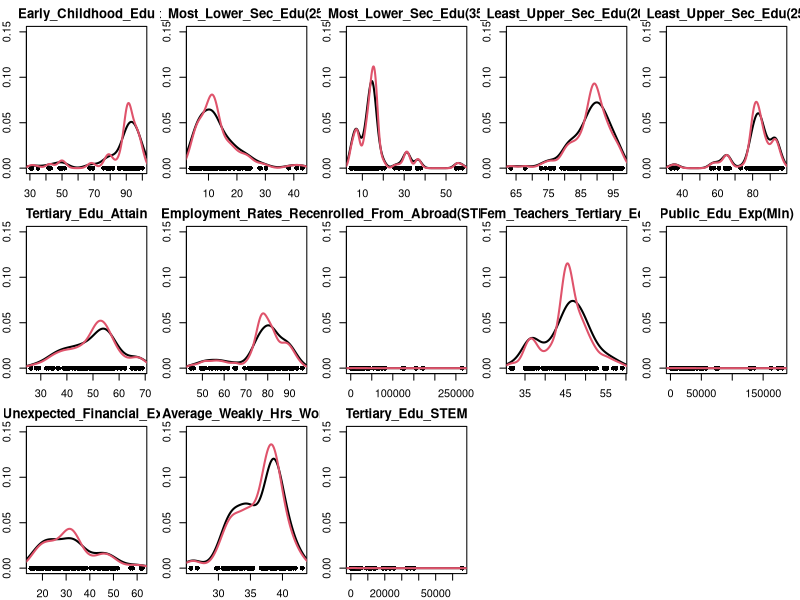
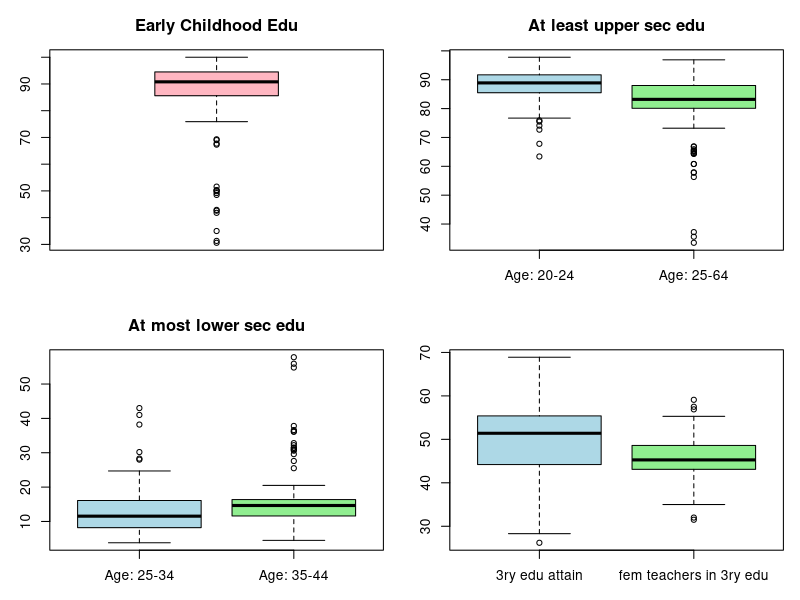
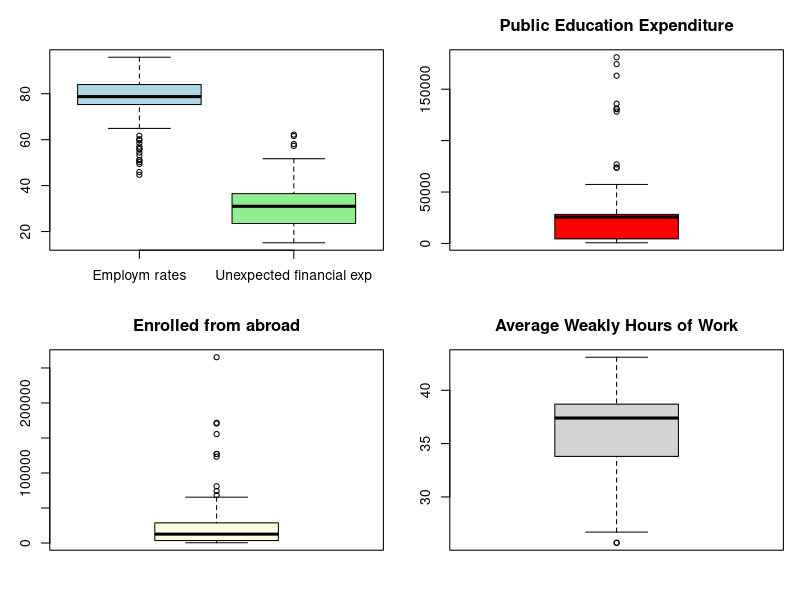
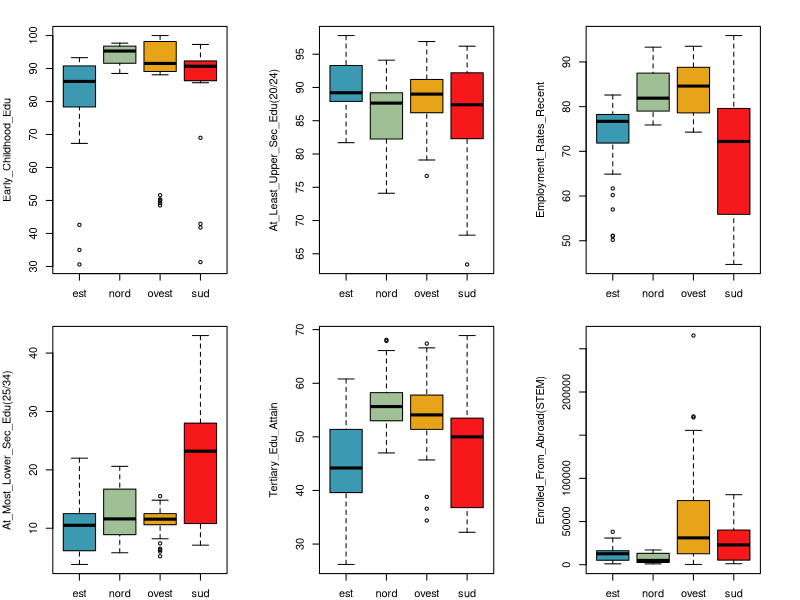
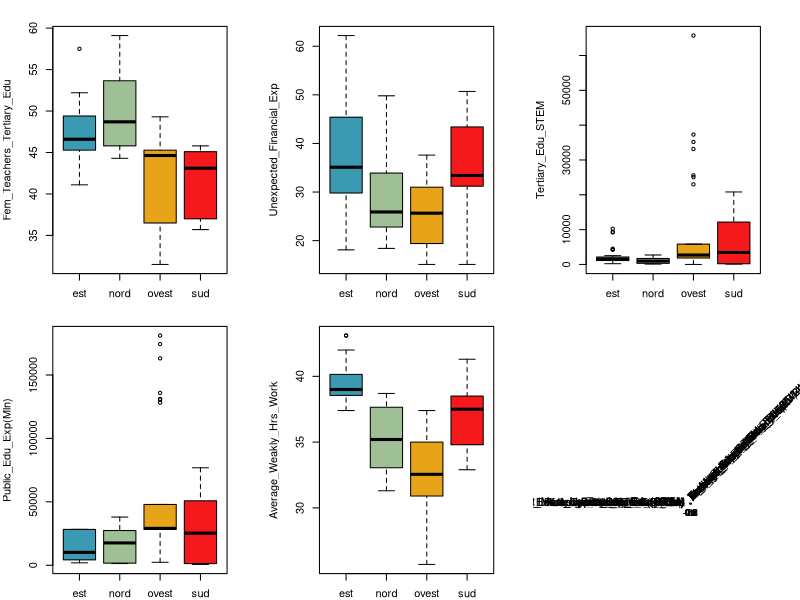
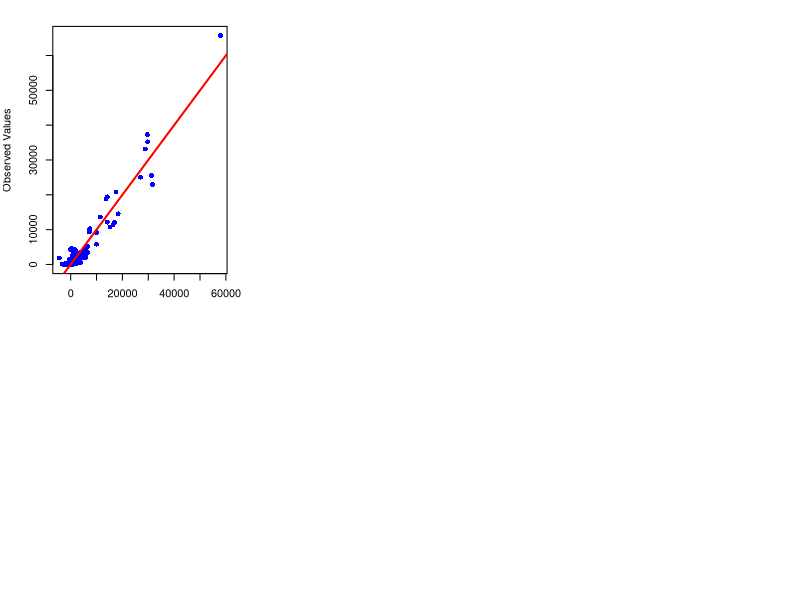

Reproduce these figures in R, in order.
## ---- chunk 1
knitr::opts_chunk$set(echo = TRUE)
## ---- chunk 2
library(readxl)
women = read_excel("DATASET_Women_In_STEM.xlsx")
summary(women)

n = nrow(women)
## ---- chunk 3
library(mice)
md.pattern(women, plot = FALSE)
## ---- chunk 4
women_imp_mean = women

#imputation of the mean or the median
women_imp_mean$Early_Childhood_Edu[is.na(women$Early_Childhood_Edu)] =  median(women_imp_mean$Early_Childhood_Edu, na.rm = TRUE)

women_imp_mean$`At_Most_Lower_Sec_Edu(25/34)`[is.na(women$`At_Most_Lower_Sec_Edu(25/34)`)] = median(women_imp_mean$`At_Most_Lower_Sec_Edu(25/34)`, na.rm = TRUE)

women_imp_mean$`At_Most_Lower_Sec_Edu(35/44)`[is.na(women$`At_Most_Lower_Sec_Edu(35/44)`)] = mean(women_imp_mean$`At_Most_Lower_Sec_Edu(35/44)`, na.rm = TRUE)

women_imp_mean$`At_Least_Upper_Sec_Edu(20/24)`[is.na(women$`At_Least_Upper_Sec_Edu(20/24)`)] = median(women_imp_mean$`At_Least_Upper_Sec_Edu(20/24)`, na.rm = TRUE)

women_imp_mean$`At_Least_Upper_Sec_Edu(25/64)`[is.na(women$`At_Least_Upper_Sec_Edu(25/64)`)] = mean(women_imp_mean$`At_Least_Upper_Sec_Edu(25/64)`, na.rm = TRUE)

women_imp_mean$Tertiary_Edu_Attain[is.na(women$Tertiary_Edu_Attain)] = median(women_imp_mean$Tertiary_Edu_Attain, na.rm = TRUE)

women_imp_mean$Employment_Rates_Recent[is.na(women$Employment_Rates_Recent)] = mean(women_imp_mean$Employment_Rates_Recent, na.rm = TRUE)

women_imp_mean$`Enrolled_From_Abroad(STEM)`[is.na(women$`Enrolled_From_Abroad(STEM)`)] = median(women_imp_mean$`Enrolled_From_Abroad(STEM)`, na.rm = TRUE)

women_imp_mean$Fem_Teachers_Tertiary_Edu[is.na(women$Fem_Teachers_Tertiary_Edu)] = mean(women_imp_mean$Fem_Teachers_Tertiary_Edu, na.rm = TRUE)

women_imp_mean$`Public_Edu_Exp(Mln)`[is.na(women$`Public_Edu_Exp(Mln)`)] = mean(women_imp_mean$`Public_Edu_Exp(Mln)`, na.rm = TRUE)

women_imp_mean$Unexpected_Financial_Exp[is.na(women$Unexpected_Financial_Exp)] = median(women_imp_mean$Unexpected_Financial_Exp, na.rm = TRUE)

women_imp_mean$Average_Weakly_Hrs_Work[is.na(women$Average_Weakly_Hrs_Work)] = median(women_imp_mean$Average_Weakly_Hrs_Work, na.rm = TRUE)

#response variable
women_imp_mean$Tertiary_Edu_STEM[is.na(women$Tertiary_Edu_STEM)] = median(women_imp_mean$Tertiary_Edu_STEM, na.rm = TRUE)

#plot of the incomplete marginal density against the imputed marginal density:
par(mfrow= c(3,5), mar=c(2,2,2,1))  

vars <- c("Early_Childhood_Edu", "At_Most_Lower_Sec_Edu(25/34)", "At_Most_Lower_Sec_Edu(35/44)", 
          "At_Least_Upper_Sec_Edu(20/24)", "At_Least_Upper_Sec_Edu(25/64)", "Tertiary_Edu_Attain", 
          "Employment_Rates_Recent", "Enrolled_From_Abroad(STEM)", "Fem_Teachers_Tertiary_Edu", 
          "Public_Edu_Exp(Mln)", "Unexpected_Financial_Exp", "Average_Weakly_Hrs_Work", "Tertiary_Edu_STEM")

for (var in vars) {
  plot(x = women[[var]], y = rep(0, length(women[[var]])), pch=16, ylim = c(0, 0.15), main=var)
  lines(density(na.omit(women[[var]]))$x, density(na.omit(women[[var]]))$y, lwd = 2, lty = 1)
  lines(density(women_imp_mean[[var]])$x, density(women_imp_mean[[var]])$y, lwd = 2, lty = 1, col=2)
}


## ---- chunk 5
library(stats)

#autocorrelation for each numerical variable
acf_results <- list()

for (col in colnames(women_imp_mean)) {
  if (is.numeric(women_imp_mean[[col]])) { 
    acf_values <- acf(women_imp_mean[[col]], plot = FALSE) 
    acf_results[[col]] <- acf_values$acf 
  }
}

#ACF at lag 1
for (col in names(acf_results)) {
  if(acf_results[[col]][2] > 0.25 || acf_results[[col]][2] < -0.25) {
    cat("ACF(1) for", col, ":", round(acf_results[[col]][2], 4), "\n") 
  }
}


#ACF at lag 2
for (col in names(acf_results)) {
  if(acf_results[[col]][3] > 0.25 || acf_results[[col]][3] < -0.25) {
    cat("ACF(2) for", col, ":", round(acf_results[[col]][3], 4), "\n") 
  }
}

## ---- chunk 6
library(dplyr)
library(lmtest)

#model with the continous variables
women_filtered <- women_imp_mean %>% select(-GEO, -Time, -Area)

model <- lm(Tertiary_Edu_STEM ~ ., data = women_filtered)

#Test Durbin-Watson
dwtest(model)

## ---- chunk 7
par(mfcol= c(2,2), mar= c(3,3,3,1))

boxplot(women_imp_mean$Early_Childhood_Edu, main = "Early Childhood Edu", col="lightpink", ylab= "Percentages")

boxplot(women_imp_mean$`At_Most_Lower_Sec_Edu(25/34)`, women_imp_mean$`At_Most_Lower_Sec_Edu(35/44)`, main = "At most lower sec edu", 
        col = c("lightblue", "lightgreen"), names = c("Age: 25-34", "Age: 35-44"), ylab = "Percentages")

boxplot(women_imp_mean$`At_Least_Upper_Sec_Edu(20/24)`, women_imp_mean$`At_Least_Upper_Sec_Edu(25/64)`, main = "At least upper sec edu", 
        col = c("lightblue", "lightgreen"), names = c("Age: 20-24", "Age: 25-64"), ylab = "Percentages")

boxplot(women_imp_mean$Tertiary_Edu_Attain, women_imp_mean$Fem_Teachers_Tertiary_Edu, col = c("lightblue", "lightgreen"), 
        names = c("3ry edu attain", "fem teachers in 3ry edu"), ylab = "Percentages")

boxplot(women_imp_mean$Employment_Rates_Recent, women_imp_mean$Unexpected_Financial_Exp, col = c("lightblue", "lightgreen"), 
        names = c("Employm rates", "Unexpected financial exp"), ylab = "Percentages")

boxplot(women_imp_mean$`Enrolled_From_Abroad(STEM)`, main = "Enrolled from abroad", col ="lightyellow", ylab="Number")

boxplot(women_imp_mean$`Public_Edu_Exp(Mln)`, main = "Public Education Expenditure", col = "red", ylab = "Mln euros")

boxplot(women_imp_mean$Average_Weakly_Hrs_Work, main = "Average Weakly Hours of Work", ylab = "Number")

## ---- chunk 8
women_imp_mean$Area = as.factor(women_imp_mean$Area)
table(women_imp_mean$Area)
## ---- chunk 9
par(mfcol= c(2,3), mar= c(2,4,2,3))

color_groups = hcl.colors(n=length(levels(women_imp_mean$Area)), palette = "Zissou1")

vars <- c("Early_Childhood_Edu", "At_Most_Lower_Sec_Edu(25/34)", 
          "At_Least_Upper_Sec_Edu(20/24)", "Tertiary_Edu_Attain", 
          "Employment_Rates_Recent", "Enrolled_From_Abroad(STEM)", "Fem_Teachers_Tertiary_Edu", 
          "Public_Edu_Exp(Mln)", "Unexpected_Financial_Exp", "Average_Weakly_Hrs_Work", "Tertiary_Edu_STEM")

for (var in vars) {
  plot(women_imp_mean$Area, women_imp_mean[[var]], col=color_groups, xlab = "Area", ylab = var)
}
## ---- chunk 10
library(corrplot)
cor_matrix <- cor(women_filtered[, 1:13]) 
print(cor_matrix)
corrplot(cor_matrix, method = "color", type = "lower", tl.col = "black", tl.srt = 45)
## ---- chunk 11
women_all = women_imp_mean[, 3:16]
colnames(women_all) <- make.names(colnames(women_all))
ols = lm(Tertiary_Edu_STEM ~. - Public_Edu_Exp.Mln. + Public_Edu_Exp.Mln.*Area, data= women_all)
summary(ols)
## ---- chunk 12
vars_to_center <- c("Public_Edu_Exp.Mln.", "Early_Childhood_Edu", 
                    "At_Most_Lower_Sec_Edu.25.34.", "At_Most_Lower_Sec_Edu.35.44.",
                    "At_Least_Upper_Sec_Edu.20.24.", "At_Least_Upper_Sec_Edu.25.64.",
                    "Tertiary_Edu_Attain", "Employment_Rates_Recent", 
                    "Enrolled_From_Abroad.STEM.", "Fem_Teachers_Tertiary_Edu", 
                    "Unexpected_Financial_Exp", "Average_Weakly_Hrs_Work")

women_all[vars_to_center] <- scale(women_all[vars_to_center], center = TRUE, scale = FALSE)

ols_centered=lm(Tertiary_Edu_STEM ~. -Public_Edu_Exp.Mln. +Public_Edu_Exp.Mln.*Area, data = women_all)

summary(ols_centered)
## ---- chunk 13
# Estrarre i fitted values
fitted_values <- fitted(ols)

# Creare il plot base
plot(fitted_values, women_all$Tertiary_Edu_STEM, 
     xlab = "Fitted Values", 
     ylab = "Observed Values", 
     pch = 16, col = "blue")

# Aggiungere la linea di regressione
abline(lm(women_all$Tertiary_Edu_STEM ~ fitted_values), col = "red", lwd = 2)


